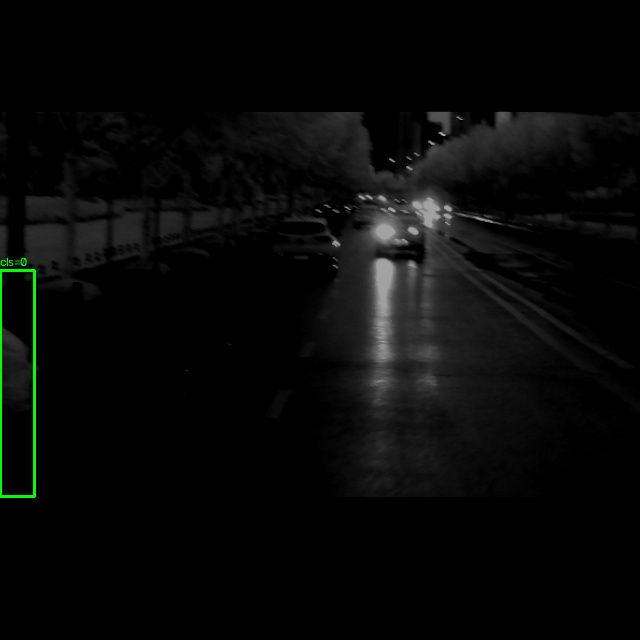
#> input picture nirdet/debug_aug.jpg, 640 x 640 px; its folder holds only this picture in this run
$ python -i preprocess.py   (imports and definitions only)
#> lines starting #> are read from the running program, lines starting #| are printed output that depends on the picture
"""
preprocess.py — THE preprocessing contract, PyTorch-free (F57)

numpy + cv2 ONLY. This module exists so the Pi runtime (live_nirdet.py) can
apply the deployment preprocessing chain without importing torch, which is
not installed on the deployment host. dataset.py re-exports everything here
so existing importers (`from dataset import preprocess_frame, ...`) keep
working.

THE CHAIN, IN ORDER
-------------------
    1. read as single-channel uint8          (850 nm reflective NIR)
    2. flat-field correction  (optional)     multiplicative, RAW resolution
    3. CLAHE                  (switch)       tile-local, RAW resolution
    4. letterbox to 512x288                  fixed canvas
    5. /255 -> float32 [0, 1]

Steps 2 and 3 run at raw resolution because both are illumination corrections
defined against the sensor's own geometry.

clahe_enabled IS A SWITCH, NOT A PROBABILITY. It is applied to train, val,
test and deployment alike, and it is part of the hashed deploy contract.
"""

from __future__ import annotations

import glob
import os
from typing import Dict, List, Optional, Tuple

import cv2
# One OpenCV thread process-wide: this module runs inside DataLoader workers
# (which parallelise at the process level), inside the Pi inference thread,
# and in calibration scripts. dataset.seed_worker overrides to 0 (fully
# disabled) inside workers; live_nirdet.py already sets 1 explicitly.
# [1 line not run here, left out]
import numpy as np

IMG_EXTS: Tuple[str, ...] = (".png", ".jpg", ".jpeg", ".bmp", ".tif",
                             ".tiff", ".pgm")

_SPLIT_ALIASES: Dict = {
    "train": ("train", "training"),
    "val": ("val", "valid", "validation"),
    "test": ("test", "testing"),
}

_ROOT_UNSET_MSG = (
    "cfg.data.root is unset. Apply a dataset profile before building a "
    "dataset:\n"
    "  python dataset_profiles.py --root <path> --out datasets/<n>.yaml\n"
    "  then pass --profile datasets/<n>.yaml")


# [44 lines left out: function load_flat_field, not called in this run]


def apply_flat_field(img: np.ndarray,
                     flat_field: Optional[np.ndarray]) -> np.ndarray:
    """
    Multiplicative flat-field correction on a uint8 or float32 image.

    A shape mismatch is resized but WARNED ABOUT ONCE (F18): a silent resize
    applies the correction at the wrong scale, every frame, including on the
    Pi at inference time.
    """
    if flat_field is None:
        return img
    ff = flat_field
    if ff.shape != img.shape[:2]:
        if not getattr(apply_flat_field, "_warned", False):
            print(f"[prep] WARNING flat-field map is {ff.shape} but the image "
                  f"is {img.shape[:2]}; resizing the gain map on EVERY frame. "
                  f"The beam profile is fixed in sensor coordinates — capture "
                  f"the map at sensor resolution.")
            apply_flat_field._warned = True
        ff = cv2.resize(ff, (img.shape[1], img.shape[0]),
                        interpolation=cv2.INTER_LINEAR)
    if img.dtype == np.uint8:
        out = img.astype(np.float32) * ff
        return np.clip(out, 0.0, 255.0).astype(np.uint8)
    return (img.astype(np.float32) * ff).astype(img.dtype)


def apply_clahe(img: np.ndarray, clip: float = 2.0, grid: int = 8
                ) -> np.ndarray:
    """
    CLAHE on a single-channel uint8 image.

    Deterministic and unconditional: cfg.aug.clahe_enabled is a switch, so
    this runs on train, val, test and on the Pi. A new CLAHE object per call
    keeps this function reentrant across DataLoader workers.
    """
    if img.dtype != np.uint8:
        raise RuntimeError(f"apply_clahe expects uint8, got {img.dtype}")
    if img.ndim != 2:
        raise RuntimeError(f"apply_clahe expects HxW, got {img.shape}")
    g = max(1, int(grid))
    c = cv2.createCLAHE(clipLimit=float(clip), tileGridSize=(g, g))
    return c.apply(img)


def letterbox(img: np.ndarray, out_h: int, out_w: int,
              pad_value: int = 0) -> Tuple[np.ndarray, float, int, int]:
    """
    Aspect-preserving resize into a fixed (out_h, out_w) canvas.

    Returns (canvas, scale, pad_x, pad_y). Box mapping is
        x_canvas = x_raw * scale + pad_x
        y_canvas = y_raw * scale + pad_y
    """
    if img.ndim != 2:
        raise RuntimeError(f"letterbox expects HxW single channel, "
                           f"got {img.shape}")
    h, w = img.shape[:2]
    if h <= 0 or w <= 0:
        raise RuntimeError(f"letterbox got degenerate image {img.shape}")

    scale = min(float(out_w) / float(w), float(out_h) / float(h))
    nw = max(1, int(round(w * scale)))
    nh = max(1, int(round(h * scale)))
    interp = cv2.INTER_AREA if scale < 1.0 else cv2.INTER_LINEAR
    resized = cv2.resize(img, (nw, nh), interpolation=interp)

    pad_x = (out_w - nw) // 2
    pad_y = (out_h - nh) // 2
    canvas = np.full((out_h, out_w), pad_value, dtype=img.dtype)
    canvas[pad_y:pad_y + nh, pad_x:pad_x + nw] = resized
    return canvas, scale, pad_x, pad_y


def preprocess_frame(
    img_u8: np.ndarray,
    out_h: int,
    out_w: int,
    clahe_enabled: bool = True,
    clahe_clip: float = 2.0,
    clahe_grid: int = 8,
    flat_field: Optional[np.ndarray] = None,
) -> Tuple[np.ndarray, float, int, int]:
    """
    THE canonical deployment chain. Returns
        (float32 canvas in [0, 1] shaped (out_h, out_w), scale, pad_x, pad_y)

    quantize_qdq.py, evaluate_onnx.py, export_ncnn.py and live_nirdet.py all
    call exactly this, so INT8 calibration, INT8 evaluation and on-device
    inference cannot drift from training.
    """
    if img_u8.ndim == 3:
        img_u8 = cv2.cvtColor(img_u8, cv2.COLOR_BGR2GRAY)
    if img_u8.dtype != np.uint8:
        raise RuntimeError(f"preprocess_frame expects uint8, got {img_u8.dtype}")

    img_u8 = apply_flat_field(img_u8, flat_field)
    if clahe_enabled:
        img_u8 = apply_clahe(img_u8, clahe_clip, clahe_grid)

    canvas, scale, pad_x, pad_y = letterbox(img_u8, out_h, out_w, pad_value=0)
    return canvas.astype(np.float32) / 255.0, scale, pad_x, pad_y


# [33 lines left out: functions resolve_split_dirs, list_images, not called in this run]

>>> import cv2
>>> picture = cv2.imread('../nirdet/debug_aug.jpg')
#> picture is the input picture: shape (640, 640, 3); mean B, G, R 7.9, 8.7, 7.9
>>> result = preprocess_frame(picture, 'out.png', 'out1.png')
#> in apply_clahe, `return c.apply(img)`:
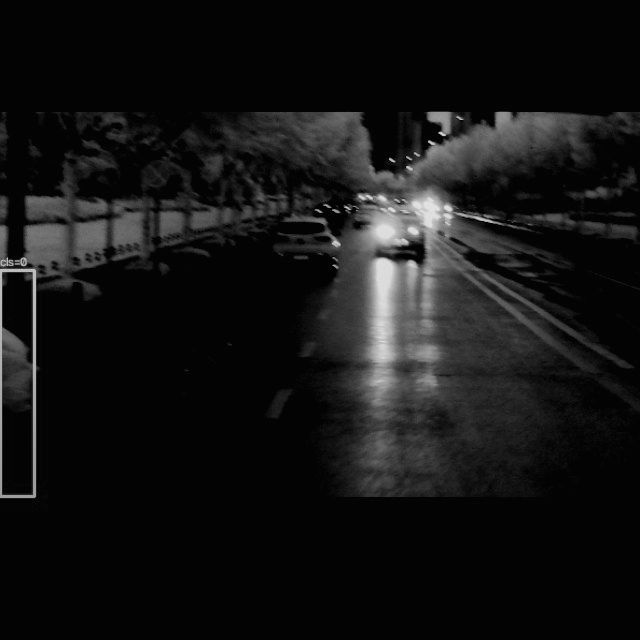
#> returned value: shape (640, 640); min 2, max 228, mean 20.3
#> (the run stopped early here; a loop or call above may not have finished)
